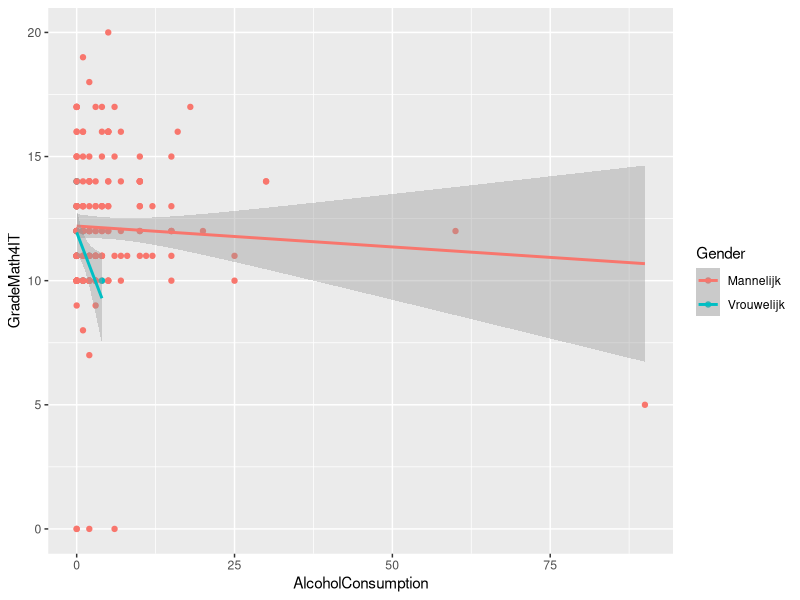

R code for this plot:
## ---- chunk 1
knitr::opts_chunk$set(echo = TRUE)
library(tidyverse)
## ---- chunk 2
data <- read_csv('../data/npe-1920-wiskundige-geletterdheid.csv')
usedData <- data.frame(AlcoholConsumptions=data$AlcoholConsumption,
                       GradesMath4IT=data$GradeMath4IT,
                       Gender=data$Gender)
usedDataWithoutNA <- na.omit(usedData)
glimpse(usedDataWithoutNA)
## ---- chunk 3
ggplot(data = data, mapping = aes(x = AlcoholConsumption, y = GradeMath4IT, col = Gender)) +
  geom_point() +
  geom_smooth(method = "lm", formula = y ~ x)
## ---- chunk 4
#                                       afh                           onafh
regr_alcoholmath <- lm(usedDataWithoutNA$GradesMath4IT ~ usedDataWithoutNA$AlcoholConsumptions)
regr_alcoholmath
## ---- chunk 5
correlatieCoefficient <- cor(x = usedDataWithoutNA$AlcoholConsumptions, y = usedDataWithoutNA$GradesMath4IT)
determinatieCoefficient <- correlatieCoefficient^2
correlatieCoefficient
determinatieCoefficient
## ---- chunk 6
mannelijk <- usedDataWithoutNA[usedDataWithoutNA$Gender == "Mannelijk",]
regr_mannelijk <- lm(mannelijk$GradesMath4IT ~ mannelijk$AlcoholConsumptions)
regr_mannelijk
correlatieCoefficient_mannen <- cor(x = mannelijk$GradesMath4IT, y = mannelijk$AlcoholConsumptions)
determinatieCoefficient_mannen <- cor(x = mannelijk$GradesMath4IT, y = mannelijk$AlcoholConsumptions)^2
correlatieCoefficient_mannen 
determinatieCoefficient_mannen
## ---- chunk 7
vrouwelijk <- usedDataWithoutNA[usedDataWithoutNA$Gender == "Vrouwelijk",]
regr_vrouwelijk <- lm(vrouwelijk$GradesMath4IT ~ vrouwelijk$AlcoholConsumptions)
regr_vrouwelijk
correlatieCoefficient_vrouwen <- cor(x = vrouwelijk$GradesMath4IT, y = vrouwelijk$AlcoholConsumptions)
determinatieCoefficient_vrouwen <- cor(x = vrouwelijk$GradesMath4IT, y = vrouwelijk$AlcoholConsumptions)^2
correlatieCoefficient_vrouwen 
determinatieCoefficient_vrouwen
